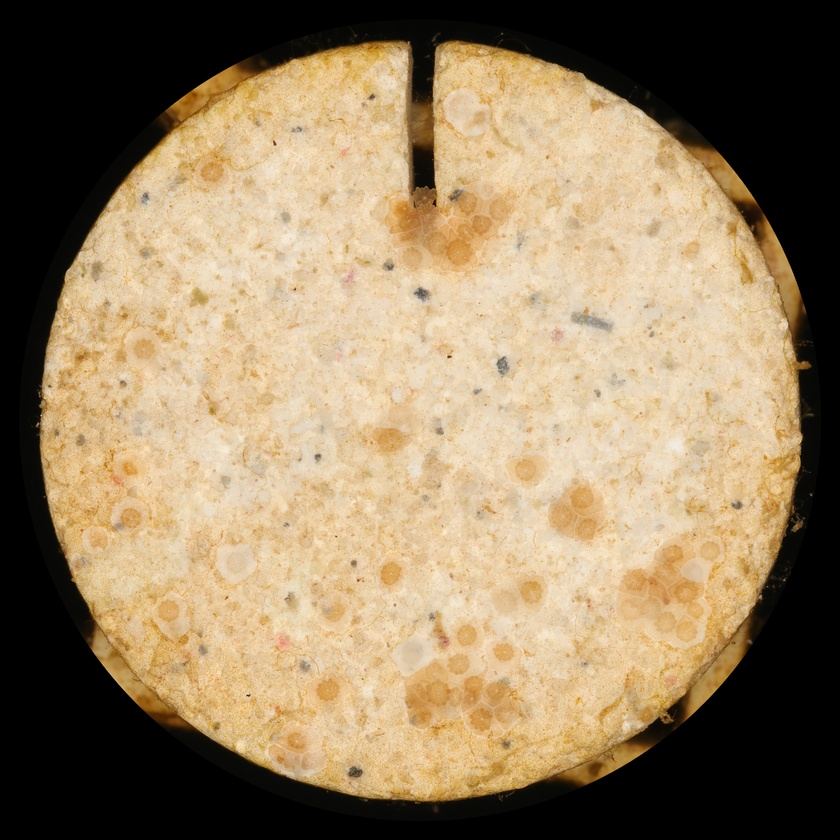
#> input picture original_images/32_T2_6_timepoint0.JPG, 840 x 840 px, shrunk from 3532 x 3532 before the run, found by its file name; its folder holds only this picture in this run
$ python texture.py
#> lines starting #> are read from the running program, lines starting #| are printed output that depends on the picture
import cv2
import numpy as np
import os
from sklearn.cluster import KMeans

def create_laws_kernels():
    """Create 1D Law's texture energy kernels."""
    L5 = np.array([1, 4, 6, 4, 1])  # Level
    E5 = np.array([-1, -2, 0, 2, 1])  # Edge
    S5 = np.array([-1, 0, 2, 0, -1])  # Spot
    R5 = np.array([1, -4, 6, -4, 1])  # Ripple
    W5 = np.array([-1, 2, 0, -2, 1])  # Wave
    return [L5, E5, S5, R5, W5]

def compute_texture_features(image, kernels):
    """Apply 1D Law's filters to extract texture features."""
    features = []
    for kernel in kernels:
        # Convolve horizontally
        horizontal_response = cv2.filter2D(image, -1, kernel[np.newaxis, :])
        # Convolve vertically
        vertical_response = cv2.filter2D(image, -1, kernel[:, np.newaxis])
        # Combine responses
        energy = np.abs(horizontal_response) + np.abs(vertical_response)
        features.append(energy)
    return np.stack(features, axis=-1)  # Stack into a feature vector

def assign_colors_to_clusters(cluster_labels, height, width):
    """Assign unique colors to each cluster label."""
    # Map each cluster to a random color
    unique_labels = np.unique(cluster_labels)
    colors = np.random.randint(0, 255, (len(unique_labels), 3), dtype=np.uint8)
    colored_image = np.zeros((height, width, 3), dtype=np.uint8)

    # Assign colors to each pixel based on its cluster label
    for label, color in zip(unique_labels, colors):
        colored_image[cluster_labels == label] = color

    return colored_image

def texture_segmentation(input_dir, output_dir, n_clusters=5, blur_kernel_size=(15, 15)):
    # Ensure the output directory exists
#> called with input_dir = 'original_images/', output_dir = '5.Texture_Segmentation/', n_clusters = 5, blur_kernel_size = (15, 15)
    os.makedirs(output_dir, exist_ok=True)

    kernels = create_laws_kernels()  # Generate 1D Law's kernels

    for filename in os.listdir(input_dir):
        if filename.lower().endswith(('.png', '.jpg', '.jpeg')):
            input_image_path = os.path.join(input_dir, filename)
            output_image_path = os.path.join(output_dir, f"segmented_{filename}")

            # Load the image
            img = cv2.imread(input_image_path)
#> img is the input picture: shape (840, 840, 3); mean B, G, R 97.7, 127.9, 148.3
            if img is None:
                print(f"Failed to load image: {filename}")
                continue

            # Convert to grayscale
            gray = cv2.cvtColor(img, cv2.COLOR_BGR2GRAY)
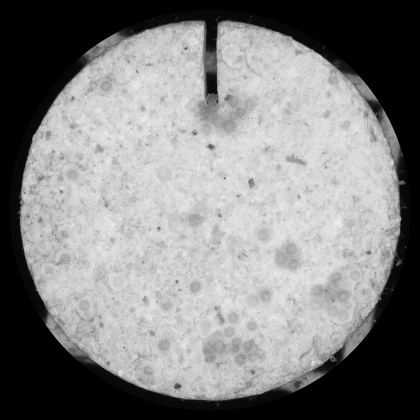
#> gray: shape (840, 840) (shown at 1/2 size); min 0, max 241, mean 130.6

            # Apply Gaussian blur to smooth fine details
            blurred_gray = cv2.GaussianBlur(gray, blur_kernel_size, 0)

            # Compute texture features
            texture_features = compute_texture_features(blurred_gray, kernels)
#> the loop in compute_texture_features, `for kernel in kernels:` made 5 passes
#> pass 1, in compute_texture_features, `horizontal_response = cv2.filter2D(image, -1, kernel[np.newaxis, :])`:
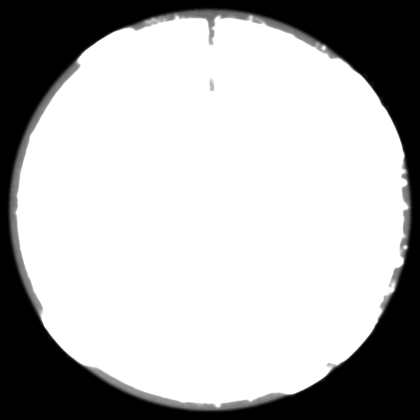
#> horizontal_response: shape (840, 840) (shown at 1/2 size); min 0, max 255, mean 179.6
#> pass 1, in compute_texture_features, `energy = np.abs(horizontal_response) + np.abs(vertical_response)`:
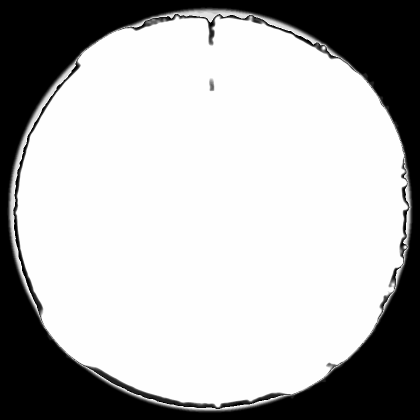
#> energy: shape (840, 840) (shown at 1/2 size); min 0, max 255, mean 179.1
#> pass 2, in compute_texture_features, `horizontal_response = cv2.filter2D(image, -1, kernel[np.newaxis, :])`:
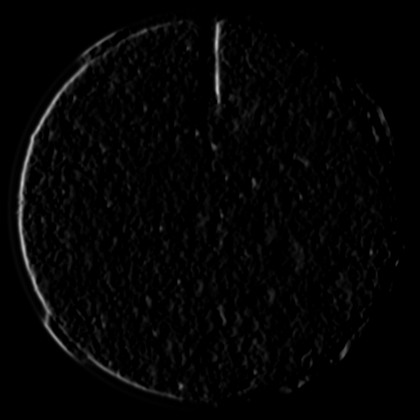
#> horizontal_response: shape (840, 840) (shown at 1/2 size); min 0, max 201, mean 4.3
#> after the loop in compute_texture_features, `for kernel in kernels:`: features = 5 items

            # Flatten texture features into a feature vector
            feature_vector = texture_features.reshape((-1, texture_features.shape[-1]))

            # Perform K-Means clustering
            kmeans = KMeans(n_clusters=n_clusters, random_state=42).fit(feature_vector)
            cluster_labels = kmeans.labels_.reshape(gray.shape)
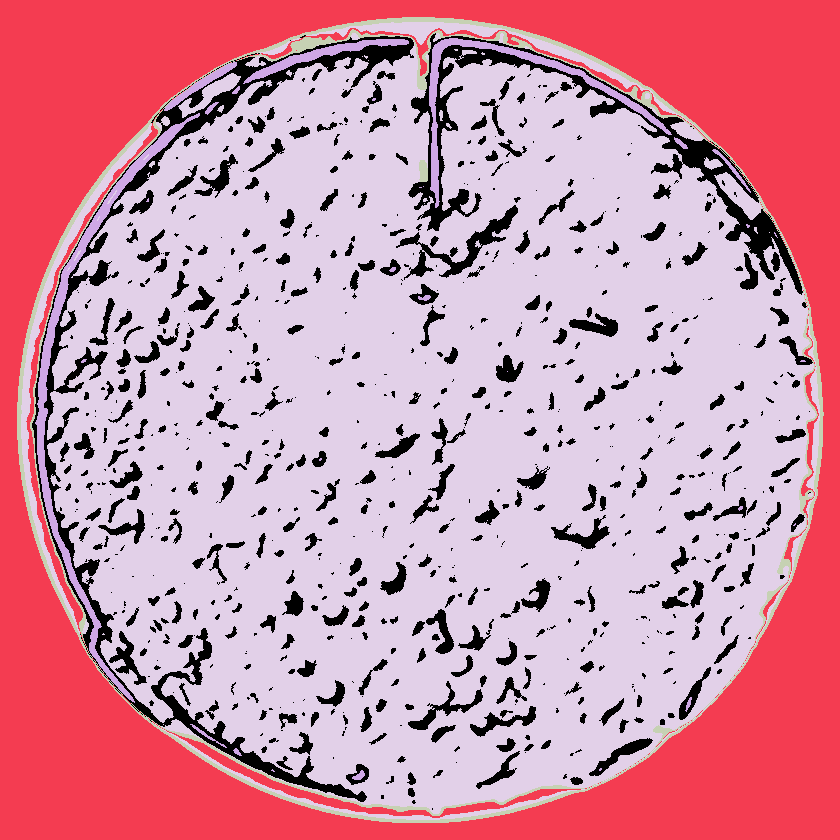
#> cluster_labels: shape (840, 840) int32; 5 distinct labels, from 0 to 4; one colour per label, 0 black

            # Create a color image based on the cluster labels
            colored_segmented_image = assign_colors_to_clusters(cluster_labels, gray.shape[0], gray.shape[1])
#> in assign_colors_to_clusters, `unique_labels = np.unique(cluster_labels)`: unique_labels = [0, 1, 2, 3, 4]
#> in assign_colors_to_clusters, `colors = np.random.randint(0, 255, (len(unique_labels), 3), dtype=np.u..`: colors = [[172, 10, 127], [140, 47, 170], [196, 151, 117], [166, 22, 183], [192, 204, 33]]
#> the loop in assign_colors_to_clusters, `for label, color in zip(unique_labels, colors):` made 5 passes
#> after the loop in assign_colors_to_clusters, `for label, color in zip(unique_labels, colors):`:
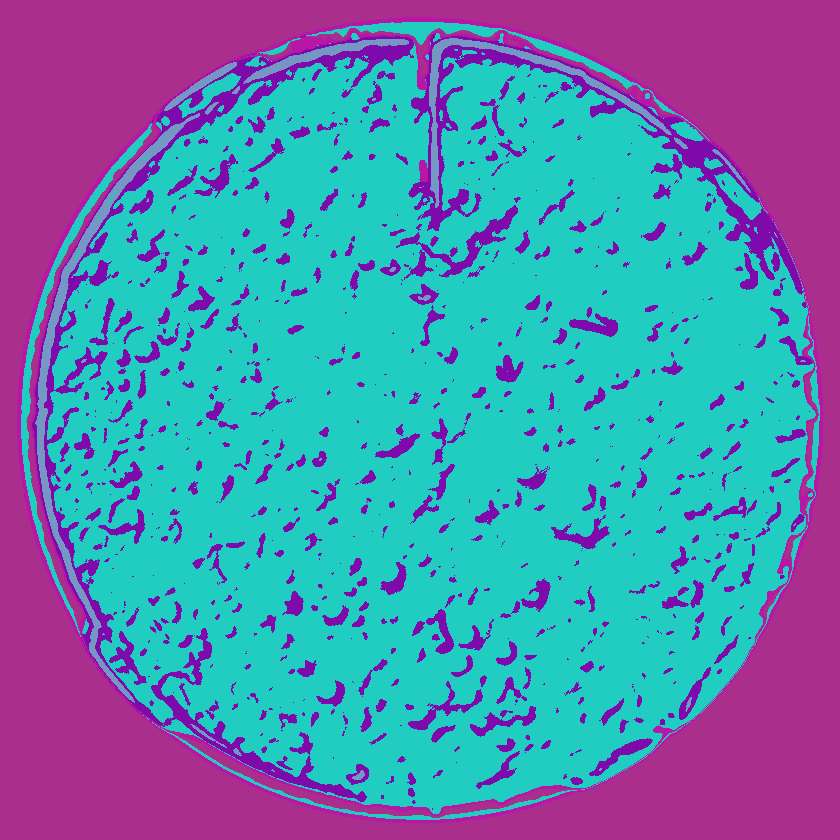
#> colored_image: shape (840, 840, 3); mean of channels 0, 1, 2 174.8, 136.1, 85.3; drawn as B, G, R

            # Save the segmented image
            cv2.imwrite(output_image_path, colored_segmented_image)
            print(f"Segmented image saved to: {output_image_path}")

if __name__ == "__main__":
    # Input and output directories
    input_dir = "original_images/"
    output_dir = "5.Texture_Segmentation/"
    texture_segmentation(input_dir, output_dir, n_clusters=5, blur_kernel_size=(15, 15))

$ run again, on original_images/35_T2_5_timepoint0.JPG
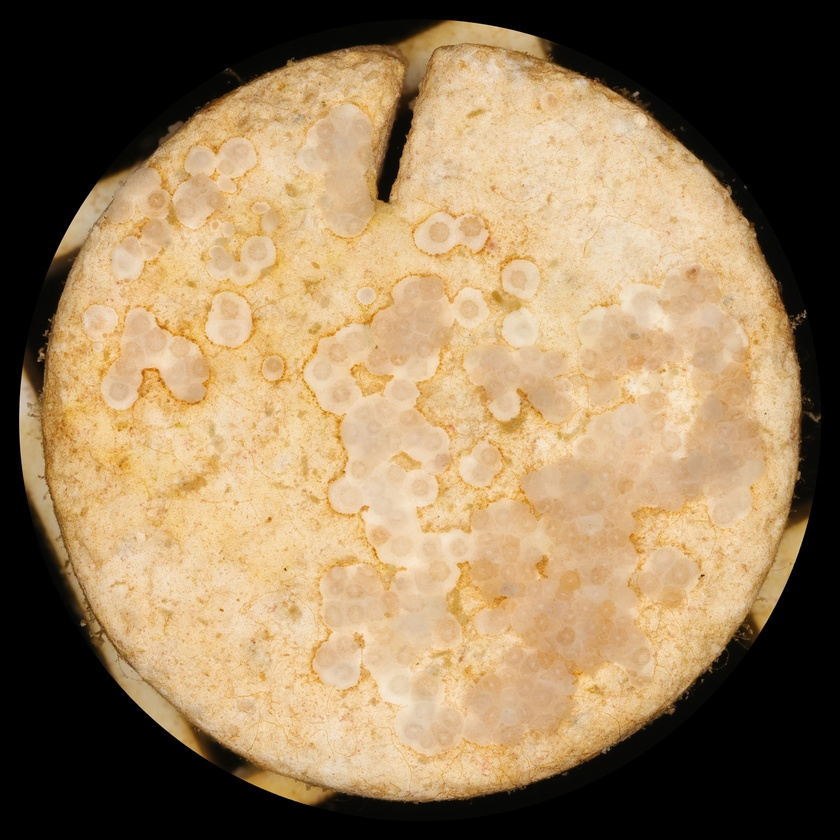
#> input picture original_images/35_T2_5_timepoint0.JPG, 840 x 840 px, shrunk from 3532 x 3532 before the run, found by its file name
#> in texture_segmentation, img is the input picture: shape (840, 840, 3); mean B, G, R 91.3, 124.6, 149.3
#> after the loop in compute_texture_features, `for kernel in kernels:`: features = 5 items
#> in texture_segmentation, `cluster_labels = kmeans.labels_.reshape(gray.shape)`:
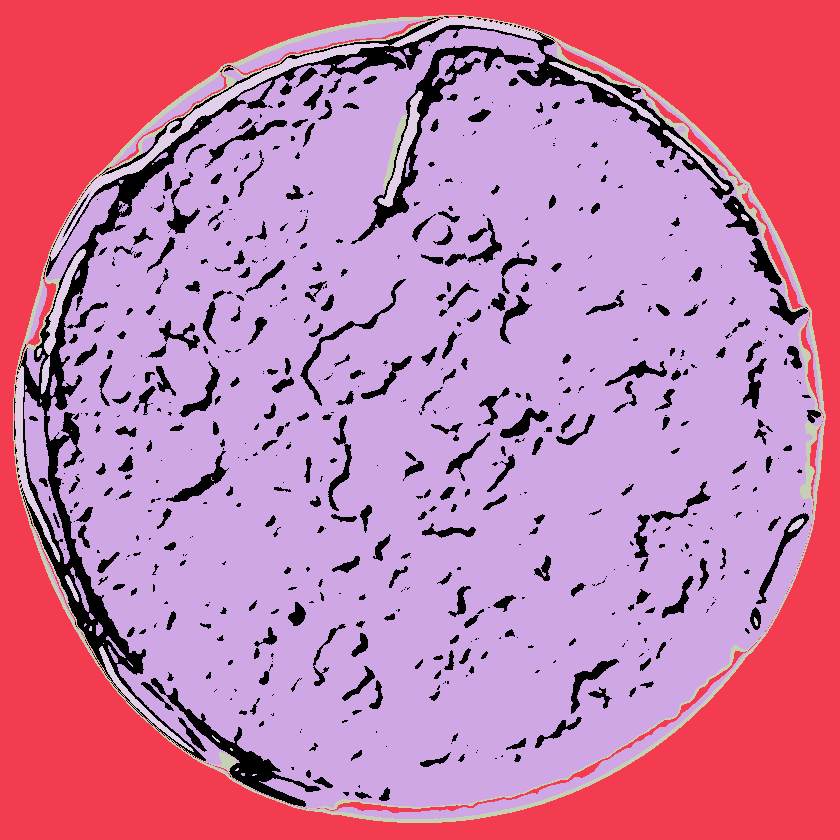
#> cluster_labels: shape (840, 840) int32; 5 distinct labels, from 0 to 4; one colour per label, 0 black
#> unique_labels = [0, 1, 2, 3, 4]
#> colors = [[172, 10, 127], [140, 47, 170], [196, 151, 117], [166, 22, 183], [192, 204, 33]]
#> the loop in assign_colors_to_clusters, `for label, color in zip(unique_labels, colors):` made 5 passes
#> after the loop in assign_colors_to_clusters, `for label, color in zip(unique_labels, colors):`:
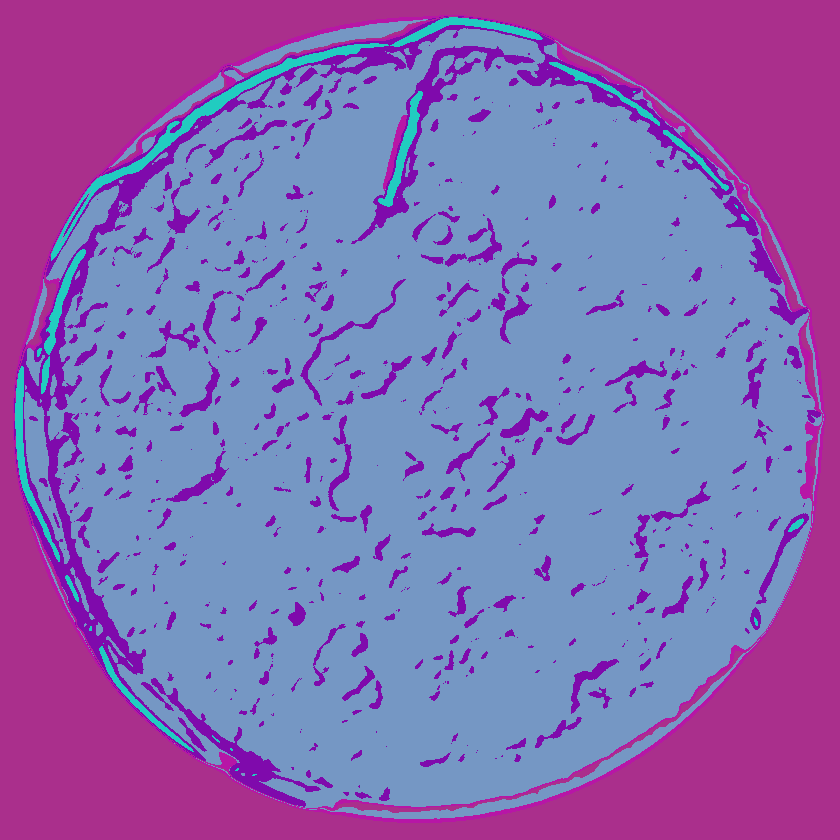
#> colored_image: shape (840, 840, 3); mean of channels 0, 1, 2 177.7, 108, 132.6; drawn as B, G, R

$ run again, on original_images/35_T2_5_timepoint1.JPG
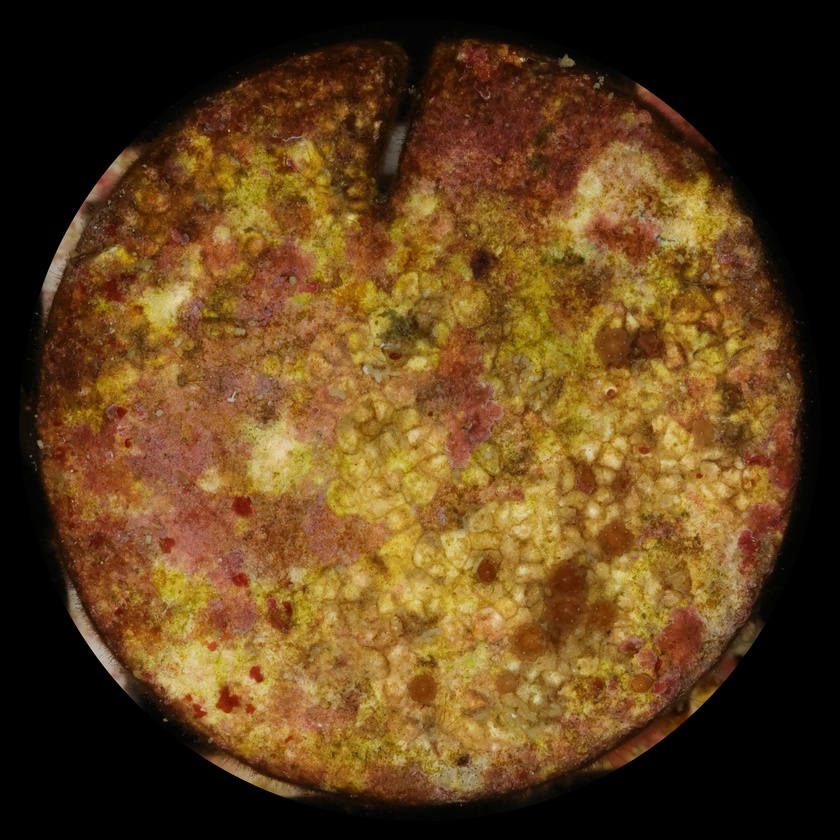
#> input picture original_images/35_T2_5_timepoint1.JPG, 840 x 840 px, shrunk from 3476 x 3476 before the run, found by its file name
#> in texture_segmentation, img is the input picture: shape (840, 840, 3); mean B, G, R 28.2, 65, 95.1
#> after the loop in compute_texture_features, `for kernel in kernels:`: features = 5 items
#> in texture_segmentation, `cluster_labels = kmeans.labels_.reshape(gray.shape)`:
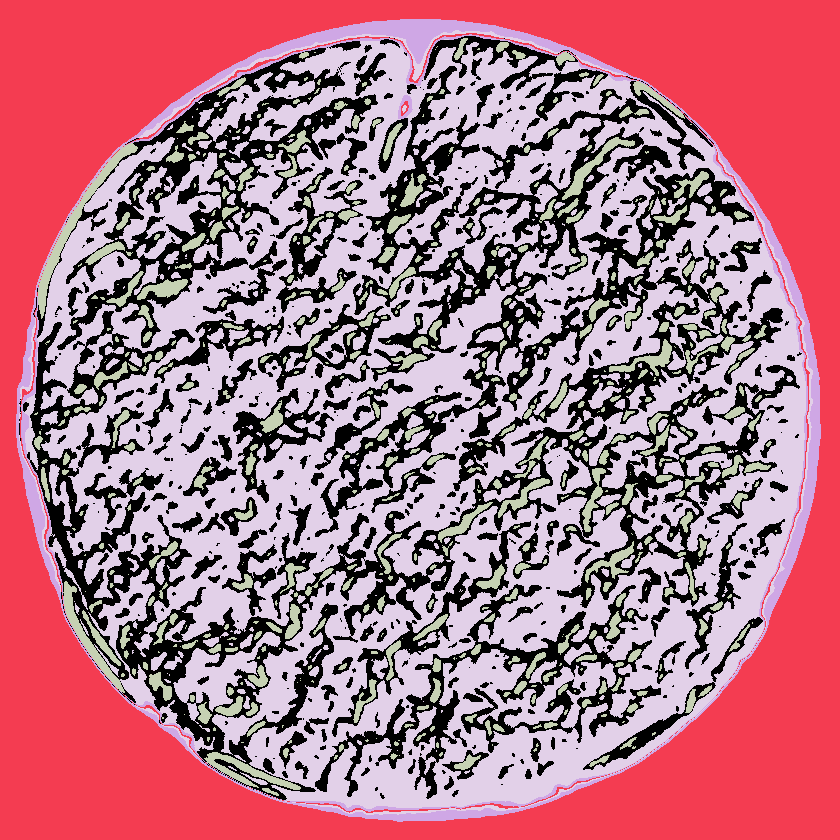
#> cluster_labels: shape (840, 840) int32; 5 distinct labels, from 0 to 4; one colour per label, 0 black
#> unique_labels = [0, 1, 2, 3, 4]
#> colors = [[172, 10, 127], [140, 47, 170], [196, 151, 117], [166, 22, 183], [192, 204, 33]]
#> the loop in assign_colors_to_clusters, `for label, color in zip(unique_labels, colors):` made 5 passes
#> after the loop in assign_colors_to_clusters, `for label, color in zip(unique_labels, colors):`:
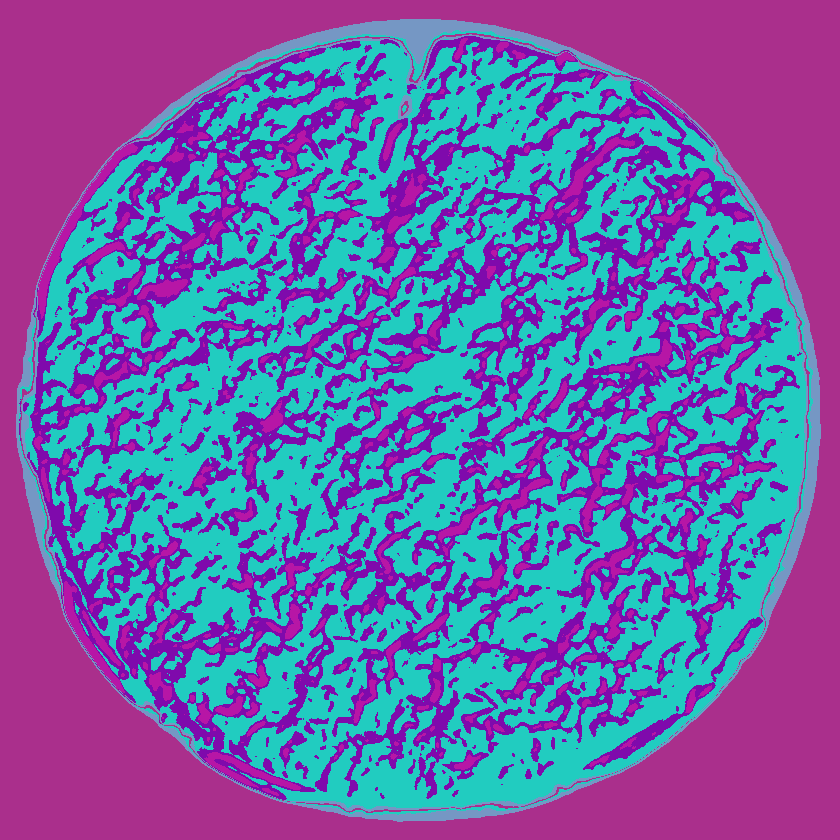
#> colored_image: shape (840, 840, 3); mean of channels 0, 1, 2 171.4, 103, 103.8; drawn as B, G, R
